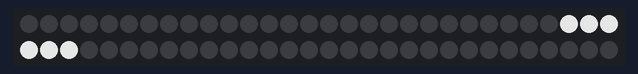
Recording of a sketch running on a simulated Arduino Pro Mini, built with avr-gcc and run on an emulated ATmega328P. On the bench: 60 RGB LEDs in strip order, left to right, continuing on the next row. Dim RGB values are drawn brighter than linear.

Above: at 0.15 s.
At 0.67 s:
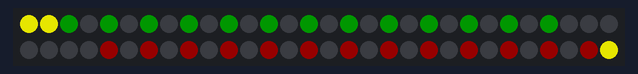
At 1.09 s:
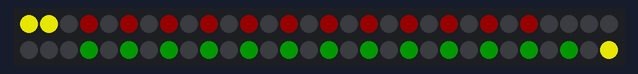

The sketch:

mini_pro_led60.ino
```cpp
#include <Adafruit_NeoPixel.h>
//#include <Fast_LED.h>

#define LED_CNT                 60
#define LED_PIN                 11

#if 0

Board:    Arduino Pro or Pro Mini
CPU:      ATMEGA328 5V


#endif


// Parameter 1 = number of pixels in strip
// Parameter 2 = pin number (most are valid)
// Parameter 3 = pixel type flags, add together as needed:
//   NEO_KHZ800  800 KHz bitstream (most NeoPixel products w/WS2812 LEDs)
//   NEO_KHZ400  400 KHz (classic 'v1' (not v2) FLORA pixels, WS2811 drivers)
//   NEO_GRB     Pixels are wired for GRB bitstream (most NeoPixel products)
//   NEO_RGB     Pixels are wired for RGB bitstream (v1 FLORA pixels, not v2)
Adafruit_NeoPixel strip = Adafruit_NeoPixel(LED_CNT, LED_PIN, NEO_GRB + NEO_KHZ800);

uint32_t white_clr = strip.Color(0xff, 0xff, 0xff);
uint32_t yellow_clr = strip.Color(0xff, 0xff, 0x00);
uint32_t red_clr = strip.Color(0x20, 0x00, 0x00);
uint32_t grn_clr = strip.Color(0x00, 0x20, 0x00);
uint32_t off_clr = strip.Color(0x00, 0x00, 0x00);

void setup()
{
    strip.begin();
    static int red = 0xff;
    static int blue = 0x40;
    static int green = 0x20;
    strip.setBrightness(0xb0);

    static int state = 0;

    //    while(1)
    //    {
    //      static int j = 0;
    //      strip.setPixelColor(j, red, blue, green);       //red/blue/green
    //
    //
    //
    //      delay(10);
    //      strip.show();
    //      j = ++j % LED_CNT;
    //      if((LED_CNT - 1 ) == j)
    //      {
    //          int temp = 0;
    //          temp = red;
    //          red = green;
    //          green = blue;
    //          blue = temp;
    //      }
    //    }

    int front_cnt = 0;

#define LOW_YEL        2
#define UP_YEL        (LED_CNT - LOW_YEL)
#define LO_WHT        26
#define HI_WHT        33
    while(1)
    {
        for(int j = 0; j < LED_CNT; j++)
        {
            if(j < LOW_YEL || j > UP_YEL )
            {
                if(state)
                {
                    strip.setPixelColor(j, yellow_clr);
                }else {
                    strip.setPixelColor(j, off_clr);
                }
                continue;
            }

            if(j > LO_WHT && j < HI_WHT)
            {
                //static int state_loc = 0;

                if(front_cnt % 3)
                {
                    strip.setPixelColor(j, off_clr);
                }else
                {
                    strip.setPixelColor(j, white_clr);
                }
            }

            if(j >= LOW_YEL && j <= LO_WHT)
            {
                switch(front_cnt)
                {
                    default:
                        strip.setPixelColor(j, off_clr);
                        continue;
                    case 1:
                    case 2:
                    case 3:
                        if(j & 1)
                          strip.setPixelColor(j, red_clr);
                        continue;
                    case 5:
                    case 6:
                    case 7:
                        if(!(j & 1))
                          strip.setPixelColor(j, grn_clr);
                        continue;
                }
            }

            if(j >= HI_WHT && j <= UP_YEL)
            {
                switch(front_cnt)
                {
                    default:
                        strip.setPixelColor(j, off_clr);
                        continue;
                    case 1:
                    case 2:
                    case 3:
                        if(j & 1)
                          strip.setPixelColor(j, grn_clr);
                        continue;
                    case 5:
                    case 6:
                    case 7:
                      if(!(j & 1))
                        strip.setPixelColor(j, red_clr);
                        continue;
                }
            }
        }
        delay(100);
        strip.show();
        state ^= 1;
        front_cnt = ++front_cnt % 8;
    }
}

void loop()
{}
```

Measured:
- by itself, everything shown: repeats every 0.83 s, in 8 steps
